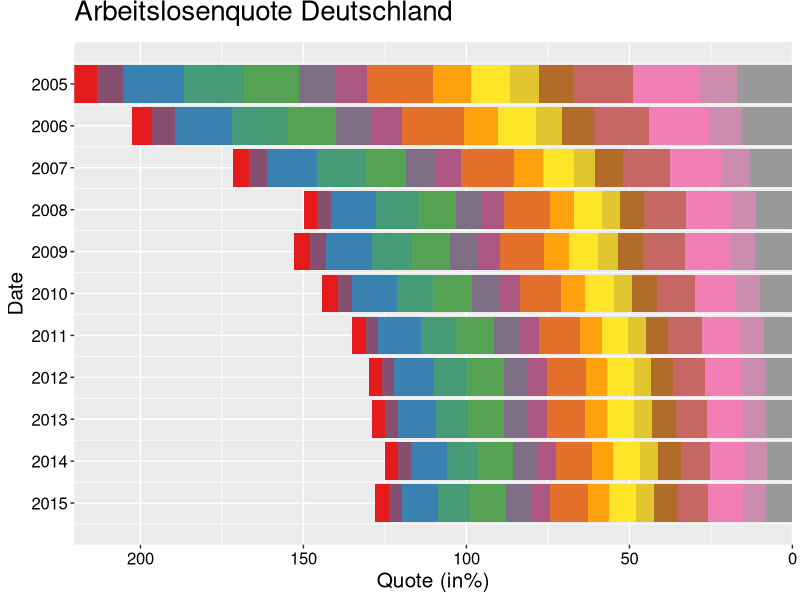

Generate this figure with R: (Note: this script raises an error after producing the figure.)
# install packages
install.packages("ggplot2")
install.packages("reshape2")
install.packages("gridExtra")
install.packages("grid")
install.packages("RColorBrewer")

library(RColorBrewer)
library(gridExtra)
library(ggplot2)
library(reshape2)

# Date is a data.frame but with Factors 
UnempM <- read.csv("Arbeitslosenquote_Bundeslaender_13211-0008.csv",header=TRUE,sep=";",dec=",",stringsAsFactors=TRUE)
UnempJ <- read.csv("Arbeitslosenquote_Bundeslaender_year.csv",header=TRUE,sep=";",dec=",",stringsAsFactors=TRUE)
Google_Unemp  <- read.csv("Google_Arbeitsamt_Bundeslaender_monthly.csv",header=TRUE,sep=";",dec=",",stringsAsFactors=TRUE)
Google_Unemp_J <- read.csv("Google_Arbeitsamt_Bundeslaender_year.csv",header=TRUE,sep=";",dec=",",stringsAsFactors=TRUE)

# some data frame transformations
Google_Unemp_M <- melt(Google_Unemp_J,id.var="Date")
str(Google_Unemp_M)
Unemp_M <- melt(UnempJ,id.var="Date")
str(Google_Unemp_M)

#### GG Plot - Säulendiagramm Gestapelt
# specify Colors
getPalette = colorRampPalette(brewer.pal(9, "Set1"))

# Google "Arbeitsamt"
Gplot_GoogleA <- ggplot(Google_Unemp_M,aes(x=Date, y=value, fill=variable, order=-as.numeric(value))) +
  geom_bar(stat="identity", position = "stack") +
  coord_flip() + scale_fill_manual(values = getPalette(16), guide_legend(title="Bundesländer")) +
  scale_y_continuous(expand = c(0,0)) + scale_x_reverse(breaks=2005:2015) +
  ggtitle("Google Suchanfragen nach 'Arbeitsamt'") + ylab("Frequenz") +
  theme(axis.text = element_text(size = 12))

# Arbeitslosenquote Deutschland nach Bundesländern
Gplot_Unemp <- ggplot(Unemp_M,aes(x=Date, y=value, fill=variable, order=-as.numeric(value))) +
  geom_bar(stat="identity", position = "stack") +
  coord_flip() + scale_fill_manual(values = getPalette(16), guide_legend(title="Bundesländer")) +
  scale_y_continuous(trans = "reverse",expand = c(0,0)) + scale_x_reverse(breaks=2005:2015) +
  ggtitle("Arbeitslosenquote Deutschland") + theme(legend.position="none") +
  guides(fill=guide_legend(nrow=3,byrow=TRUE)) + ylab("Quote (in%)") +
  theme(axis.text = element_text(size = 12, color= "black")) + theme(axis.title = element_text(size=15)) +
  theme(axis.text.y = element_text(size = 12, color= "black")) + theme(axis.title.y = element_text(size=15)) +
  theme(plot.title = element_text(size = 20, vjust=2))

# Gemeinsamme Legende
#1.Schritt: Funktion zum speichern der Legende. Nur der Legende
g_legend <- function(a.gplot){
  tmp <- ggplot_gtable(ggplot_build(a.gplot))
  leg <- which(sapply(tmp$grobs, function(x) x$name) == "guide-box")
  legend <- tmp$grobs[[leg]]
  return(legend)
}

# 2. Schritt: Legende aus dem Plot extrahieren - Ergebnis ist nur die Legende
leg<-g_legend(Gplot_GoogleA)

# 3. Schritt: Legende aus Google Plot entfernen
Gplot_GoogleA_oL <- ggplot(Google_Unemp_M,aes(x=Date, y=value, fill=variable, order=-as.numeric(value))) +
  geom_bar(stat="identity", position = "stack") + coord_flip() +
  scale_fill_manual(values = getPalette(16), guide_legend(title="Bundesländer")) +
  scale_y_continuous(expand = c(0,0)) + scale_x_reverse(breaks=2005:2015) +
  ggtitle("Google Suchanfragen nach 'Arbeitsamt'") + theme(legend.position="none") +
  ylab("Frequenz") + theme(axis.text = element_text(size = 12, color= "black")) +
  theme(axis.title = element_text(size=15)) + theme(axis.text.y = element_text(size = 12, color= "black")) +
  theme(axis.title.y = element_text(size=15)) + theme(plot.title = element_text(size = 20, vjust=2))
  #guides(fill=guide_legend(nrow=3,byrow=TRUE))

#4.Schritt: Graphen Plotten und Legende einfügen. 
grid.arrange(arrangeGrob(Gplot_Unemp,Gplot_GoogleA_oL,leg ,ncol=3,widths=c(3/7,3/7,1/7)))
